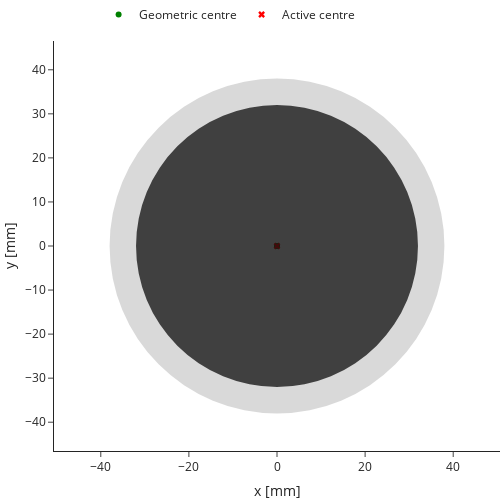

Notebook code for this chart:
### Code cell
_f = arraymaker.utils.plotly_functions.plot_circular_pmt_model(pmt_3in)

### Figure 1 — Plotly figure (JSON) as saved in the notebook; plotly's stock layout.template omitted (floating-point values rounded to 4 significant figures)
{"data": [{"marker": {"color": "green"}, "mode": "markers", "name": "Geometric centre", "type": "scatter", "x": [0], "y": [0]}, {"marker": {"color": "red", "symbol": "x"}, "mode": "markers", "name": "Active centre", "type": "scatter", "x": [0], "y": [0]}], "layout": {"autosize": false, "height": 500, "hovermode": "closest", "legend": {"orientation": "h", "x": 0.1, "y": 1.1}, "margin": {"b": 0, "l": 0, "r": 0, "t": 0}, "shapes": [{"fillcolor": "gray", "line": {"color": "black"}, "name": "Packaging area", "opacity": 0.3, "type": "circle", "x0": -38, "x1": 38, "y0": -38, "y1": 38}, {"fillcolor": "black", "line": {"color": "black"}, "name": "Active area", "opacity": 0.7, "type": "circle", "x0": -32, "x1": 32, "y0": -32, "y1": 32}], "showlegend": true, "width": 500, "xaxis": {"range": [-45.6, 45.6], "scaleanchor": "y", "scaleratio": 1, "title": {"text": "x [mm]"}}, "yaxis": {"range": [-45.6, 45.6], "title": {"text": "y [mm]"}}}}
